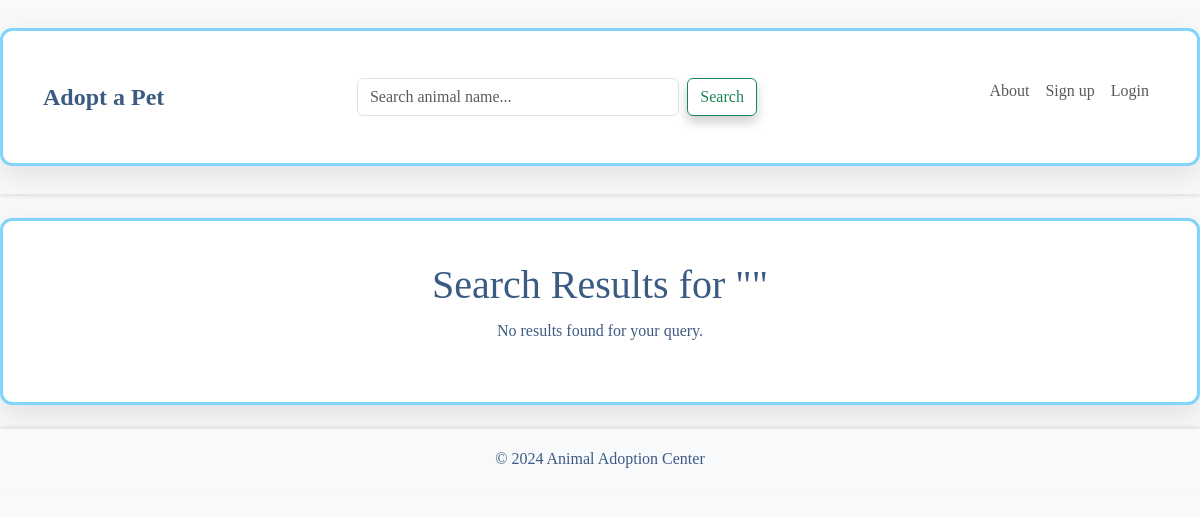
Before: /search with the older database file.
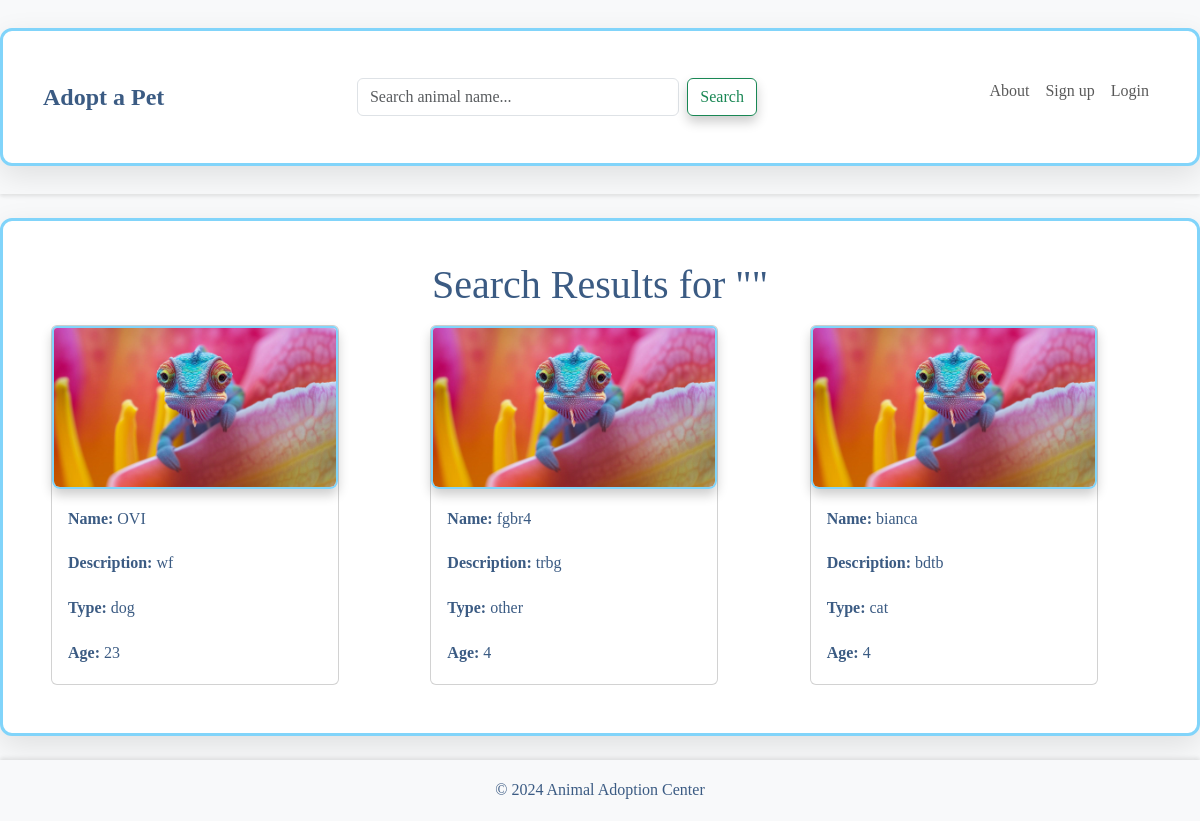
After: the same page with the newer database file.
### app/models.py (models this page shows, shortened)
class Animal(db.Model):
    id = db.Column(db.Integer, primary_key=True)
    name = db.Column(db.String(100), nullable=False)
    age = db.Column(db.String(20), nullable=False)  # Age stored as string (e.g., "2 years")
    animal_type = db.Column(db.String(50), nullable=False)  # e.g., "dog", "cat"
    description = db.Column(db.Text, nullable=True)
    image = db.Column(db.String(255), nullable=False)  # Path to the image file

### app/backend/routes.py (the view)
@main.route('/search')
def search_animals():
    query = request.args.get('q', '').lower()
    results = Animal.query.filter(Animal.name.ilike(f'%{query}%')).all()
    return render_template('animal_search_result.html', animals=results, query=query)

### app/frontend/templates/animal_search_result.html
{% extends "home.html" %}
{% block content %}
<h1 class="text-center">Search Results for "{{ query }}"</h1>
<div class="row">
    {% if animals %}
        {% for animal in animals %}
        <div class="col-12 col-md-6 col-lg-4">
            <div class="card m-2" style="width: 18rem;">
                <img src="{{ url_for('static', filename=animal.image) }}" class="card-img-top" alt="{{ animal.name }}">
                <div class="card-body">
                    <p class="card-text"><strong>Name:</strong> {{ animal.name }}</p>
                    <p class="card-text"><strong>Description:</strong> {{ animal.description }}</p>
                    <p class="card-text"><strong>Type:</strong> {{ animal.animal_type }}</p>
                    <p class="card-text"><strong>Age:</strong> {{ animal.age }}</p>
                </div>
            </div>
        </div>
        {% endfor %}
    {% else %}
        <p class="text-center">No results found for your query.</p>
    {% endif %}
</div>
{% endblock %}

### app/frontend/templates/home.html (shortened to what this page needs)
<!DOCTYPE html>
<html lang="en">
<head>
    <link rel="stylesheet" href="https://cdn.jsdelivr.net/npm/bootstrap@5.3.0/dist/css/bootstrap.min.css">
    <link rel="stylesheet" href="{{ url_for('static', filename='css/style.css') }}">
</head>
<body>
    <nav class="navbar navbar-expand-lg navbar-light bg-light">
        <div class="container">
            <a class="navbar-brand" href="/">Adopt a Pet</a>
            <div class="collapse navbar-collapse" id="navbarNav">
                <form class="d-flex mx-auto me-lg-5" style="max-width: 400px; width: 100%;" action="/search" method="GET">
                    <input class="form-control me-2" type="search" name="q" placeholder="Search animal name..." aria-label="Search">
                    <button class="btn btn-outline-success" type="submit">Search</button>
                </form>
                <ul class="navbar-nav ms-auto">
                    <li class="nav-item"><a class="nav-link" href="/about">About</a></li>
                    {% if not current_user.is_authenticated %}
                        <li class="nav-item"><a class="nav-link" href="/sign_up">Sign up</a></li>
                        <li class="nav-item"><a class="nav-link" href="/login">Login</a></li>
                    {% endif %}
                </ul>
            </div>
        </div>
    </nav>
    <div class="container mt-4">
        {% block content %}{% endblock %}
    </div>
    <footer class="text-center py-3 mt-4 bg-light">
        <p>&copy; 2024 Animal Adoption Center</p>
    </footer>
</body>
</html>

### app/frontend/static/css/style.css (style rules this page uses)
body { font-family: 'Georgia', serif; background-color: #f8f9fa; margin: 0; padding: 0; }
h1, h2 { color: #3b5b83; font-family: 'Playfair Display', serif; }
.navbar { background-color: #81d4fa; box-shadow: 0 2px 4px rgba(0, 0, 0, 0.1); }
.navbar-brand { color: #3b5b83; font-weight: bold; font-size: 1.5rem; }
img { border-radius: 8px; box-shadow: 0 6px 12px rgba(0, 0, 0, 0.2); border: 2px solid #81d4fa; }
.container { background-color: #ffffff; border: 3px solid #81d4fa; border-radius: 12px; padding: 40px; box-shadow: 0 10px 30px rgba(0, 0, 0, 0.1); max-width: 1200px; margin: 20px auto; }
footer { background-color: #4fc3f7; color: #ffffff; padding: 20px; text-align: center; box-shadow: 0 -2px 4px rgba(0, 0, 0, 0.1); }
footer p { margin: 0; }
button { background-color: #81d4fa; color: #fff; border: none; padding: 14px 28px; border-radius: 6px; cursor: pointer; font-size: 18px; box-shadow: 0 6px 12px rgba(0, 0, 0, 0.2); transition: all 0.3s ease; }
p { line-height: 1.8; color: #3b5b83; }
ul li { margin-bottom: 12px; font-size: 16px; }

Changed rows visible on the page:
added Animal: image (picture), name "OVI", description "wf", animal_type "dog", age "23"
added Animal: image (picture), name "fgbr4", description "trbg", animal_type "other", age "4"
added Animal: image (picture), name "bianca", description "bdtb", animal_type "cat", age "4"
Other visible differences:
text no longer shown: "No results found for your query."
